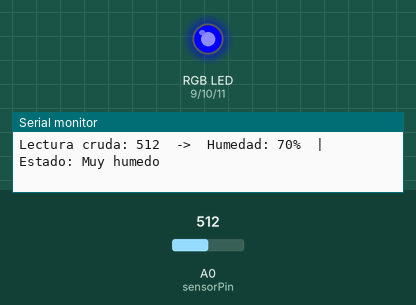
A sketch run on a simulated Arduino Leonardo, built with avr-gcc and run on an emulated ATmega32U4. Parts: an RGB LED mixed from three pins (HIGH = lit), the last lines printed to the serial monitor. The inputs (shaded band) are chosen by the test bench; at power-on: A0 (sensorPin) = 512.

Above: at 1.8 s.
1.9 s: A0 (sensorPin) set to 664
3.4 s: A0 (sensorPin) set to 683
At 4.9 s:
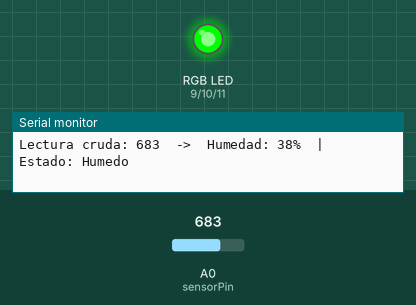
5.5 s: A0 (sensorPin) set to 769
7.2 s: A0 (sensorPin) set to 797
At 9.2 s:
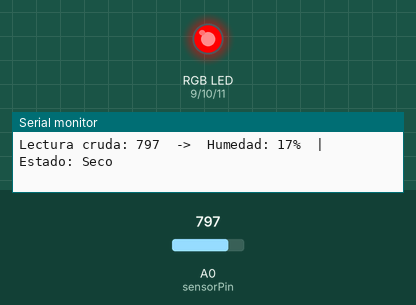
9.5 s: A0 (sensorPin) set to 716
At 11.1 s:
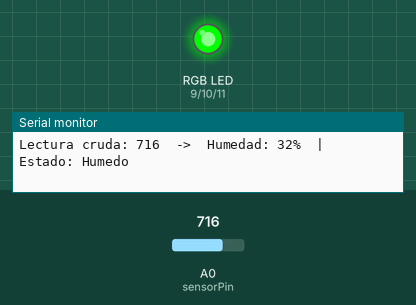
11.5 s: A0 (sensorPin) set to 900
At 12.8 s:
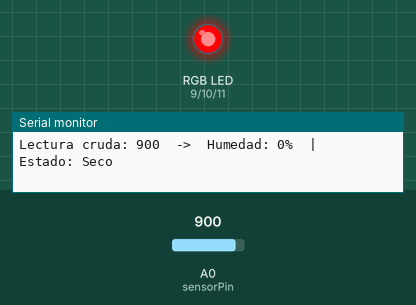
Timing chart, 0 to 14.5 s (numbered marks = the images above; inputs shaded):
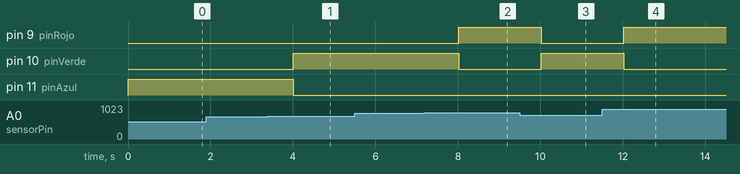

The sketch:

detector_humedad.ino
```cpp
/*
  Detector de humedad del suelo - TEI201
  Placa: Arduino Leonardo
  Sensor: salida analogica A0
  LED RGB: rojo D9, verde D10, azul D11 (PWM)
  Calibracion del equipo: aire = 892, agua = 350
  Periodo nominal de muestreo: 1 segundo.

  IMPORTANTE: el porcentaje es un INDICE RELATIVO calculado entre dos
  referencias, NO un porcentaje de humedad volumetrica certificado.
  La salida PWM presupone LED de catodo comun (activo en alto) o modulo
  equivalente. Revisar las resistencias limitadoras y el pinout real.
*/

const int sensorPin = A0;
const int pinRojo = 9;
const int pinVerde = 10;
const int pinAzul = 11;

const int valorAire = 892;
const int valorAgua = 350;

void setup() {
  Serial.begin(9600);
  pinMode(pinRojo, OUTPUT);
  pinMode(pinVerde, OUTPUT);
  pinMode(pinAzul, OUTPUT);
}

void loop() {
  // 1. Leer la senal cruda del sensor capacitivo (ADC de 10 bits).
  int lecturaCruda = analogRead(sensorPin);

  // 2. Interpolar entre aire (0 %) y agua (100 %), limitar a 0-100.
  int porcentaje = map(lecturaCruda, valorAire, valorAgua, 0, 100);
  porcentaje = constrain(porcentaje, 0, 100);

  // 3. Formato estable para el monitor serial y el registrador CSV.
  Serial.print("Lectura cruda: ");
  Serial.print(lecturaCruda);
  Serial.print("  ->  Humedad: ");
  Serial.print(porcentaje);
  Serial.print("%  |  Estado: ");

  // 4. Tres estados de humedad y tres colores visibles.
  if (porcentaje < 20) {
    Serial.println("Seco");
    setColor(255, 0, 0);
  }
  else if (porcentaje < 40) {
    Serial.println("Humedo");
    setColor(0, 255, 0);
  }
  else {
    Serial.println("Muy humedo");
    setColor(0, 0, 255);
  }

  delay(1000);
}

void setColor(int rojo, int verde, int azul) {
  analogWrite(pinRojo, rojo);
  analogWrite(pinVerde, verde);
  analogWrite(pinAzul, azul);
}
```

Measured:
- the behaviour switches between 675 and 676 on A0 (sensorPin) (found by bisection; images 0 and 1)
- the behaviour switches between 783 and 784 on A0 (sensorPin) (found by bisection; images 1 and 2)
- after the input at 3.4 s, pin 10 (pinVerde): LOW → HIGH after 0.61 s; pin 11 (pinAzul): HIGH → LOW after 0.61 s
- after the input at 7.2 s, pin 9 (pinRojo): LOW → HIGH after 0.82 s; pin 10 (pinVerde): HIGH → LOW after 0.82 s
- after the input at 9.5 s, pin 9 (pinRojo): HIGH → LOW after 0.52 s; pin 10 (pinVerde): LOW → HIGH after 0.52 s
- after the input at 11.5 s, pin 9 (pinRojo): LOW → HIGH after 0.53 s; pin 10 (pinVerde): HIGH → LOW after 0.53 s
